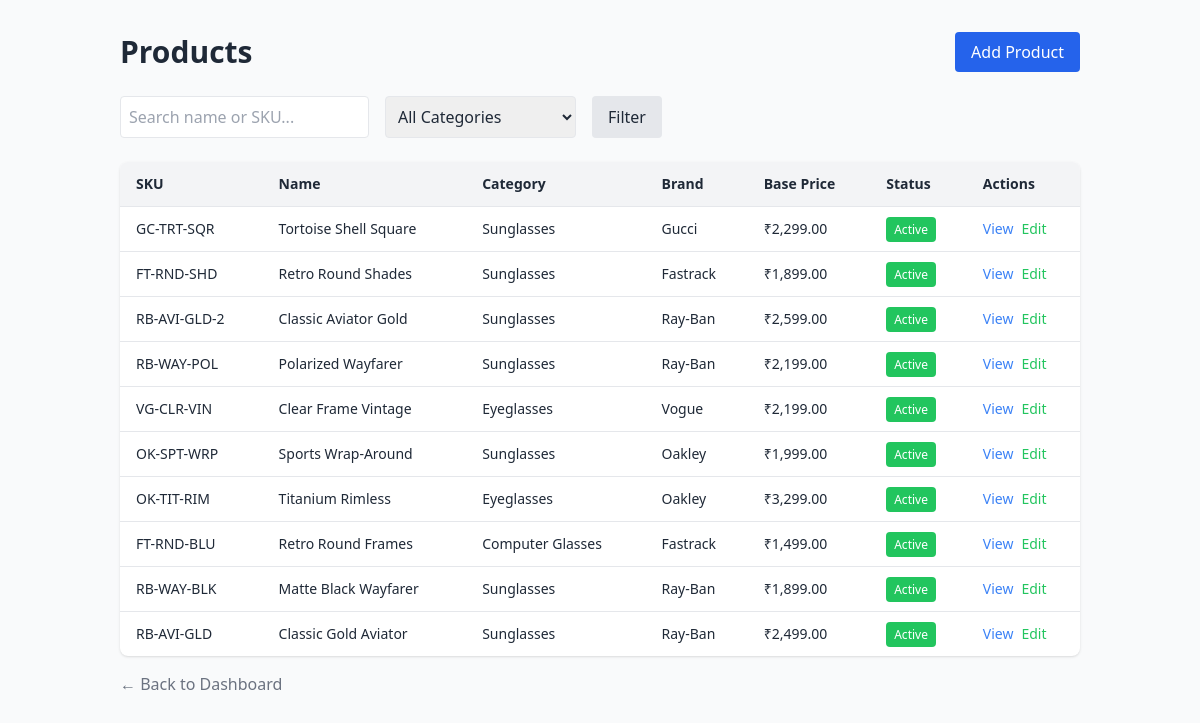
/admin/products/index.php, run on the app's committed database.
### tables this page shows
CREATE TABLE IF NOT EXISTS `products` (
  `id` int(11) NOT NULL AUTO_INCREMENT,
  `category_id` int(11) NOT NULL,
  `brand_id` int(11) DEFAULT NULL,
  `name` varchar(255) NOT NULL,
  `slug` varchar(255) NOT NULL,
  `short_description` text,
  `description` text,
  `product_type` varchar(50) NOT NULL DEFAULT 'standard',
  `sku` varchar(100) NOT NULL,
  `base_price` decimal(10,2) NOT NULL DEFAULT 0.00,
  `sale_price` decimal(10,2) DEFAULT NULL,
  `cost_price` decimal(10,2) DEFAULT NULL,
  `gst_percent` decimal(5,2) NOT NULL DEFAULT 0.00,
  `stock_status` enum('in_stock','out_of_stock','preorder') NOT NULL DEFAULT 'in_stock',
  `status` enum('active','inactive','draft') NOT NULL DEFAULT 'active',
  `featured` tinyint(1) NOT NULL DEFAULT 0,
  `bestseller` tinyint(1) NOT NULL DEFAULT 0,
  `new_arrival` tinyint(1) NOT NULL DEFAULT 0,
  `sort_order` int(11) NOT NULL DEFAULT 0,
  `meta_title` varchar(255) DEFAULT NULL,
  `meta_description` text,
  `created_at` timestamp NULL DEFAULT CURRENT_TIMESTAMP,
  `updated_at` timestamp NULL DEFAULT CURRENT_TIMESTAMP ON UPDATE CURRENT_TIMESTAMP,
  PRIMARY KEY (`id`),
  UNIQUE KEY `slug` (`slug`),
  UNIQUE KEY `sku` (`sku`),
  KEY `category_id` (`category_id`),
  KEY `brand_id` (`brand_id`)
);

CREATE TABLE IF NOT EXISTS `categories` (
  `id` int(11) NOT NULL AUTO_INCREMENT,
  `parent_id` int(11) DEFAULT NULL,
  `name` varchar(255) NOT NULL,
  `slug` varchar(255) NOT NULL,
  `description` text,
  `image` varchar(255) DEFAULT NULL,
  `meta_title` varchar(255) DEFAULT NULL,
  `meta_description` text,
  `status` enum('active','inactive') NOT NULL DEFAULT 'active',
  `sort_order` int(11) NOT NULL DEFAULT 0,
  `created_at` timestamp NULL DEFAULT CURRENT_TIMESTAMP,
  `updated_at` timestamp NULL DEFAULT CURRENT_TIMESTAMP ON UPDATE CURRENT_TIMESTAMP,
  PRIMARY KEY (`id`),
  UNIQUE KEY `slug` (`slug`),
  KEY `parent_id` (`parent_id`)
);

CREATE TABLE IF NOT EXISTS `brands` (
  `id` int(11) NOT NULL AUTO_INCREMENT,
  `name` varchar(255) NOT NULL,
  `slug` varchar(255) NOT NULL,
  `description` text,
  `logo` varchar(255) DEFAULT NULL,
  `status` enum('active','inactive') NOT NULL DEFAULT 'active',
  `sort_order` int(11) NOT NULL DEFAULT 0,
  `created_at` timestamp NULL DEFAULT CURRENT_TIMESTAMP,
  `updated_at` timestamp NULL DEFAULT CURRENT_TIMESTAMP ON UPDATE CURRENT_TIMESTAMP,
  PRIMARY KEY (`id`),
  UNIQUE KEY `slug` (`slug`)
);

### includes/functions.php (called while the page is built, shortened)
<?php
function e($string) {
    return htmlspecialchars($string, ENT_QUOTES, 'UTF-8');
}
function format_price($amount) {
    return CURRENCY . number_format($amount, 2);
}

### admin/products/index.php (the view, shortened to what this page needs)
<?php
require_once __DIR__ . '/../../includes/db.php';
require_once __DIR__ . '/../../includes/functions.php';
$search = $_GET['search'] ?? '';
$query = "SELECT p.*, c.name as cat_name, b.name as brand_name
          FROM products p
          LEFT JOIN categories c ON p.category_id = c.id
          LEFT JOIN brands b ON p.brand_id = b.id
          WHERE 1=1";
$params = [];
$query .= " ORDER BY p.id DESC";
$stmt = $pdo->prepare($query);
$stmt->execute($params);
$products = $stmt->fetchAll();
?>
<!DOCTYPE html>
<html lang="en">
<head>
    <script src="https://cdn.tailwindcss.com"></script>
</head>
<body class="bg-gray-50 text-gray-800">
    <div class="container mx-auto p-8">
        <div class="flex justify-between items-center mb-6">
            <h1 class="text-3xl font-bold">Products</h1>
            <a href="create.php" class="bg-blue-600 text-white px-4 py-2 rounded">Add Product</a>
        </div>
        <form method="get" class="mb-6 flex gap-4">
            <input type="text" name="search" value="<?php echo e($search); ?>" placeholder="Search name or SKU..." class="border p-2 rounded">
            <select name="category" class="border p-2 rounded">
                <option value="">All Categories</option>
            </select>
            <button type="submit" class="bg-gray-200 px-4 py-2 rounded">Filter</button>
        </form>
        <div class="bg-white shadow rounded-lg overflow-hidden">
            <table class="min-w-full text-sm">
                <thead class="bg-gray-100">
                    <tr>
                        <th class="py-3 px-4 text-left">SKU</th>
                        <th class="py-3 px-4 text-left">Name</th>
                        <th class="py-3 px-4 text-left">Category</th>
                        <th class="py-3 px-4 text-left">Brand</th>
                        <th class="py-3 px-4 text-left">Base Price</th>
                        <th class="py-3 px-4 text-left">Status</th>
                        <th class="py-3 px-4 text-left">Actions</th>
                    </tr>
                </thead>
                <tbody>
                    <?php foreach ($products as $p): ?>
                    <tr class="border-t">
                        <td class="py-3 px-4"><?php echo e($p['sku']); ?></td>
                        <td class="py-3 px-4 font-medium"><?php echo e($p['name']); ?></td>
                        <td class="py-3 px-4"><?php echo e($p['cat_name']); ?></td>
                        <td class="py-3 px-4"><?php echo e($p['brand_name'] ?? '-'); ?></td>
                        <td class="py-3 px-4"><?php echo format_price($p['base_price']); ?></td>
                        <td class="py-3 px-4">
                            <span class="px-2 py-1 rounded text-xs text-white <?php echo $p['status'] == 'active' ? 'bg-green-500' : 'bg-red-500'; ?>">
                                <?php echo e(ucfirst($p['status'])); ?>
                            </span>
                        </td>
                        <td class="py-3 px-4 flex gap-2">
                            <a href="view.php?id=<?php echo $p['id']; ?>" class="text-blue-500 hover:underline">View</a>
                            <a href="edit.php?id=<?php echo $p['id']; ?>" class="text-green-500 hover:underline">Edit</a>
                        </td>
                    </tr>
                    <?php endforeach; ?>
                </tbody>
            </table>
        </div>
        <div class="mt-4"><a href="../index.php" class="text-gray-500">&larr; Back to Dashboard</a></div>
    </div>
</body>
</html>

### data on the page
products: sku "GC-TRT-SQR", name "Tortoise Shell Square", category.name "Sunglasses", brand.name "Gucci", base_price "₹2,299.00", status "Active"
products: sku "FT-RND-SHD", name "Retro Round Shades", category.name "Sunglasses", brand.name "Fastrack", base_price "₹1,899.00", status "Active"
products: sku "RB-AVI-GLD-2", name "Classic Aviator Gold", category.name "Sunglasses", brand.name "Ray-Ban", base_price "₹2,599.00", status "Active"
products: sku "RB-WAY-POL", name "Polarized Wayfarer", category.name "Sunglasses", brand.name "Ray-Ban", base_price "₹2,199.00", status "Active"
products: sku "VG-CLR-VIN", name "Clear Frame Vintage", category.name "Eyeglasses", brand.name "Vogue", base_price "₹2,199.00", status "Active"
products: sku "OK-SPT-WRP", name "Sports Wrap-Around", category.name "Sunglasses", brand.name "Oakley", base_price "₹1,999.00", status "Active"
products: sku "OK-TIT-RIM", name "Titanium Rimless", category.name "Eyeglasses", brand.name "Oakley", base_price "₹3,299.00", status "Active"
products: sku "FT-RND-BLU", name "Retro Round Frames", category.name "Computer Glasses", brand.name "Fastrack", base_price "₹1,499.00", status "Active"
products: sku "RB-WAY-BLK", name "Matte Black Wayfarer", category.name "Sunglasses", brand.name "Ray-Ban", base_price "₹1,899.00", status "Active"
products: sku "RB-AVI-GLD", name "Classic Gold Aviator", category.name "Sunglasses", brand.name "Ray-Ban", base_price "₹2,499.00", status "Active"
